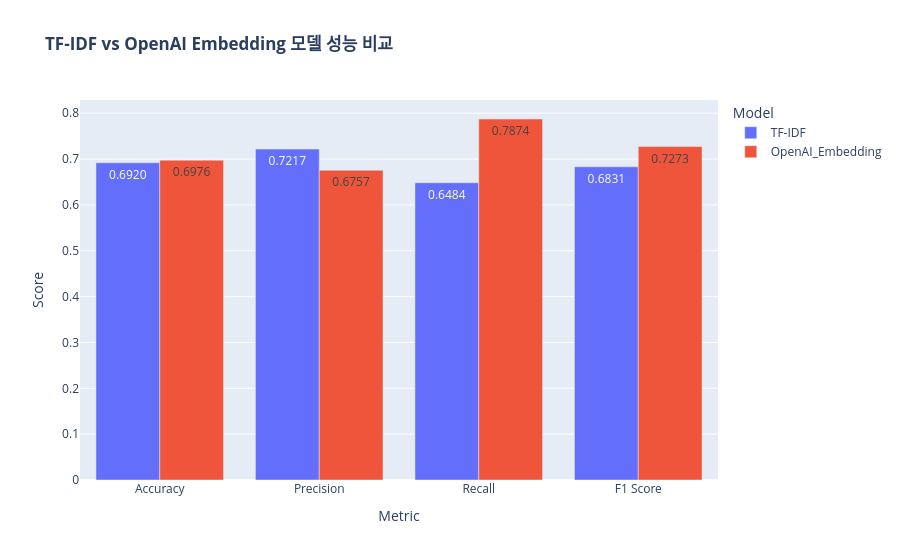

Source (notebook cell):
### Code cell
# 5. 두 모델 성능 비교 시각화
fig_compare = px.bar(
    metrics_df,
    x='Metric',
    y=['TF-IDF', 'OpenAI_Embedding'],
    barmode='group',
    title='<b>TF-IDF vs OpenAI Embedding 모델 성능 비교</b>',
    labels={'value': 'Score', 'variable': 'Model'},
    text_auto='.4f'
)
fig_compare.show()

### Figure 1 — Plotly figure (JSON) as saved in the notebook; plotly's stock layout.template omitted (floating-point values rounded to 4 significant figures)
{"data": [{"alignmentgroup": "True", "hovertemplate": "Model=TF-IDF<br>Metric=%{x}<br>Score=%{y}<extra></extra>", "legendgroup": "TF-IDF", "marker": {"color": "#636efa", "pattern": {"shape": ""}}, "name": "TF-IDF", "offsetgroup": "TF-IDF", "orientation": "v", "showlegend": true, "textposition": "auto", "texttemplate": "%{y:.4f}", "type": "bar", "x": ["Accuracy", "Precision", "Recall", "F1 Score"], "xaxis": "x", "y": [0.692, 0.7217, 0.6484, 0.6831], "yaxis": "y"}, {"alignmentgroup": "True", "hovertemplate": "Model=OpenAI_Embedding<br>Metric=%{x}<br>Score=%{y}<extra></extra>", "legendgroup": "OpenAI_Embedding", "marker": {"color": "#EF553B", "pattern": {"shape": ""}}, "name": "OpenAI_Embedding", "offsetgroup": "OpenAI_Embedding", "orientation": "v", "showlegend": true, "textposition": "auto", "texttemplate": "%{y:.4f}", "type": "bar", "x": ["Accuracy", "Precision", "Recall", "F1 Score"], "xaxis": "x", "y": [0.6976, 0.6757, 0.7874, 0.7273], "yaxis": "y"}], "layout": {"barmode": "group", "legend": {"title": {"text": "Model"}, "tracegroupgap": 0}, "title": {"text": "<b>TF-IDF vs OpenAI Embedding 모델 성능 비교</b>"}, "xaxis": {"anchor": "y", "domain": [0, 1], "title": {"text": "Metric"}}, "yaxis": {"anchor": "x", "domain": [0, 1], "title": {"text": "Score"}}}}
